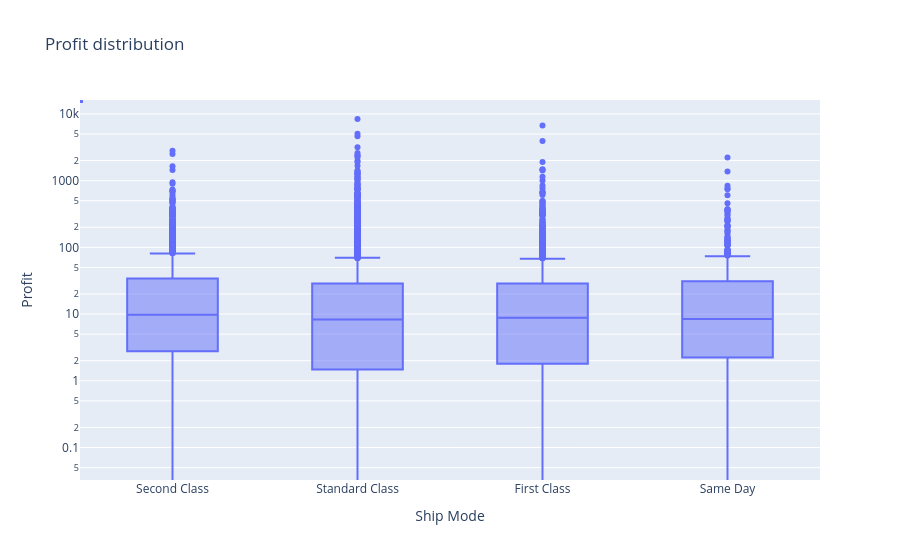

This figure's notebook cell:
### Code cell
fig = px.box(superstore_order,x="Ship Mode",y="Profit",title="Profit distribution",log_y=True)
fig.show()

### Figure 1 — Plotly figure (JSON) as saved in the notebook; plotly's stock layout.template omitted (floating-point values rounded to 4 significant figures; data arrays with more than 128 entries replaced by an {"elided": "..."} marker saying what was removed)
{"data": [{"alignmentgroup": "True", "hovertemplate": "Ship Mode=%{x}<br>Profit=%{y}<extra></extra>", "legendgroup": "", "marker": {"color": "#636efa"}, "name": "", "notched": false, "offsetgroup": "", "orientation": "v", "showlegend": false, "type": "box", "x": {"elided": "8880 str values"}, "x0": " ", "xaxis": "x", "y": {"elided": "8880 float values"}, "y0": " ", "yaxis": "y"}], "layout": {"boxmode": "group", "legend": {"tracegroupgap": 0}, "title": {"text": "Profit distribution"}, "xaxis": {"anchor": "y", "domain": [0, 1], "title": {"text": "Ship Mode"}}, "yaxis": {"anchor": "x", "domain": [0, 1], "title": {"text": "Profit"}, "type": "log"}}}
